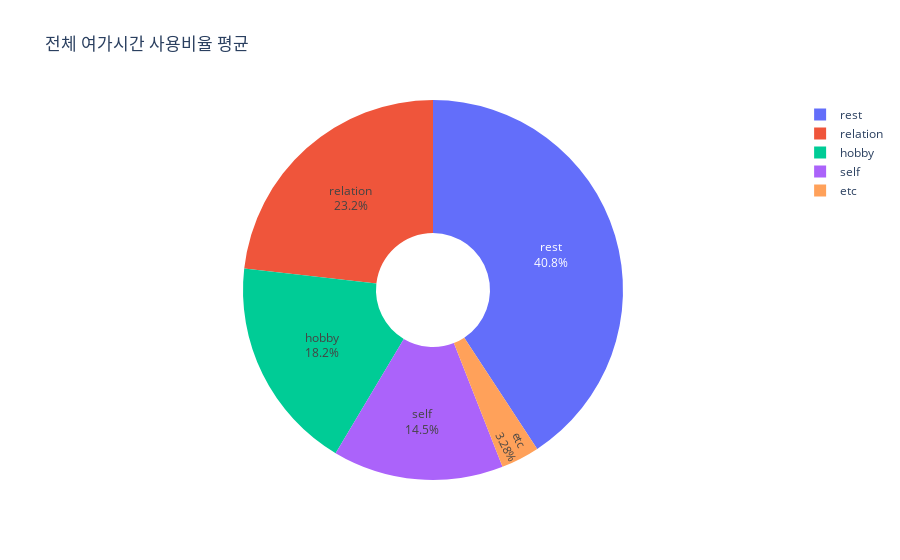

Notebook code cell kept with this figure:
### Code cell
fig = px.pie(df_pie, values='F', names=df_pie.index, title='전체 여가시간 사용비율 평균', hole=0.3)
# text를 차트 안에 삽입, textinfo 설정
fig.update_traces(textposition="inside", textinfo="percent+label")

### Figure 1 — Plotly figure (JSON) as saved in the notebook; plotly's stock layout.template omitted (floating-point values rounded to 4 significant figures)
{"data": [{"domain": {"x": [0, 1], "y": [0, 1]}, "hole": 0.3, "hovertemplate": "index=%{label}<br>F=%{value}<extra></extra>", "labels": ["etc", "hobby", "relation", "rest", "self"], "legendgroup": "", "name": "", "showlegend": true, "textinfo": "percent+label", "textposition": "inside", "type": "pie", "values": [3.277, 18.24, 23.2, 40.76, 14.53]}], "layout": {"legend": {"tracegroupgap": 0}, "title": {"text": "전체 여가시간 사용비율 평균"}}}
